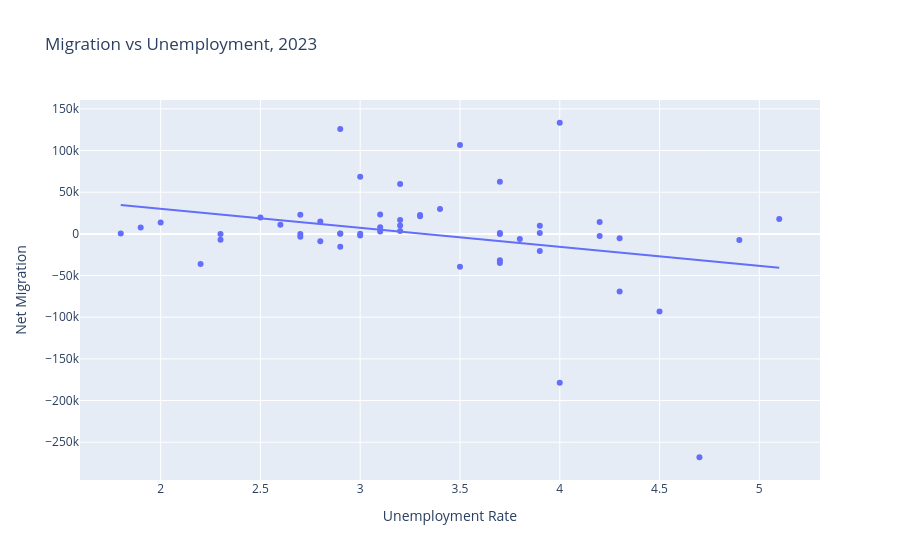

Here is the notebook cell this chart was saved with:
### Markdown cell above
3. Migration vs unemployment, 2023

### Code cell
fig = px.scatter(
    df_2023,
    x="unemployment_rate",
    y="net_migration",
    hover_name="destination",
    title="Migration vs Unemployment, 2023",
    labels={
        "unemployment_rate": "Unemployment Rate",
        "net_migration": "Net Migration"
    },
    trendline="ols"
)

fig.show()

### Figure 1 — Plotly figure (JSON) as saved in the notebook; plotly's stock layout.template omitted (floating-point values rounded to 4 significant figures)
{"data": [{"hovertemplate": "<b>%{hovertext}</b><br><br>Unemployment Rate=%{x}<br>Net Migration=%{y}<extra></extra>", "hovertext": ["Alabama", "Alaska", "Arizona", "Arkansas", "California", "Colorado", "Connecticut", "Delaware", "District of Columbia", "Florida", "Georgia", "Hawaii", "Idaho", "Illinois", "Indiana", "Iowa", "Kansas", "Kentucky", "Louisiana", "Maine", "Maryland", "Massachusetts", "Michigan", "Minnesota", "Mississippi", "Missouri", "Montana", "Nebraska", "Nevada", "New Hampshire", "New Jersey", "New Mexico", "New York", "North Carolina", "North Dakota", "Ohio", "Oklahoma", "Oregon", "Pennsylvania", "Rhode Island", "South Carolina", "South Dakota", "Tennessee", "Texas", "Utah", "Vermont", "Virginia", "Washington", "West Virginia", "Wisconsin", "Wyoming"], "legendgroup": "", "marker": {"color": "#636efa", "symbol": "circle"}, "mode": "markers", "name": "", "orientation": "v", "showlegend": false, "type": "scatter", "x": [2.5, 4.3, 3.7, 3.2, 4.7, 3.3, 3.2, 3.9, 4.9, 2.9, 3.2, 2.9, 3.2, 4.5, 3.4, 3, 2.9, 4.2, 3.7, 2.6, 2.2, 3.5, 3.9, 2.8, 3.1, 3.1, 2.7, 2.3, 5.1, 2.3, 4.3, 3.7, 4, 3.5, 2, 3.7, 3.1, 3.8, 3.7, 3, 3, 1.8, 3.3, 4, 2.7, 1.9, 2.7, 4.2, 3.9, 2.8, 2.9], "xaxis": "x", "y": [19758, -5124, 62533, 9944, -268052, 21293, 3606, 9885, -7476, 126008, 59968, 461, 16738, -93247, 29773, -1856, -15575, 14215, -31716, 10862, -36090, -39513, -20415, -8689, 2777, 8091, -47, -69, 17775, -7058, -69179, -244, -178709, 106592, 13601, 1060, 23370, -6157, -34935, 183, 68667, 591, 22749, 133372, -3486, 7592, 22921, -2661, 978, 14853, 82], "yaxis": "y"}, {"hovertemplate": "<b>OLS trendline</b><br>net_migration = -22751 * unemployment_rate + 75479.8<br>R<sup>2</sup>=0.080615<br><br>Unemployment Rate=%{x}<br>Net Migration=%{y} <b>(trend)</b><extra></extra>", "legendgroup": "", "marker": {"color": "#636efa", "symbol": "circle"}, "mode": "lines", "name": "", "showlegend": false, "type": "scatter", "x": [1.8, 1.9, 2, 2.2, 2.3, 2.3, 2.5, 2.6, 2.7, 2.7, 2.7, 2.8, 2.8, 2.9, 2.9, 2.9, 2.9, 3, 3, 3, 3.1, 3.1, 3.1, 3.2, 3.2, 3.2, 3.2, 3.3, 3.3, 3.4, 3.5, 3.5, 3.7, 3.7, 3.7, 3.7, 3.7, 3.8, 3.9, 3.9, 3.9, 4, 4, 4.2, 4.2, 4.3, 4.3, 4.5, 4.7, 4.9, 5.1], "xaxis": "x", "y": [34530.0, 32250.0, 29980.0, 25430.0, 23150.0, 23150.0, 18600.0, 16330.0, 14050.0, 14050.0, 14050.0, 11780.0, 11780.0, 9502.0, 9502.0, 9502.0, 9502.0, 7227.0, 7227.0, 7227.0, 4952.0, 4952.0, 4952.0, 2677.0, 2677.0, 2677.0, 2677.0, 401.5, 401.5, -1874.0, -4149.0, -4149.0, -8699.0, -8699.0, -8699.0, -8699.0, -8699.0, -10970.0, -13250.0, -13250.0, -13250.0, -15520.0, -15520.0, -20070.0, -20070.0, -22350.0, -22350.0, -26900.0, -31450.0, -36000.0, -40550.0], "yaxis": "y"}], "layout": {"legend": {"tracegroupgap": 0}, "title": {"text": "Migration vs Unemployment, 2023"}, "xaxis": {"anchor": "y", "domain": [0, 1], "title": {"text": "Unemployment Rate"}}, "yaxis": {"anchor": "x", "domain": [0, 1], "title": {"text": "Net Migration"}}}}
